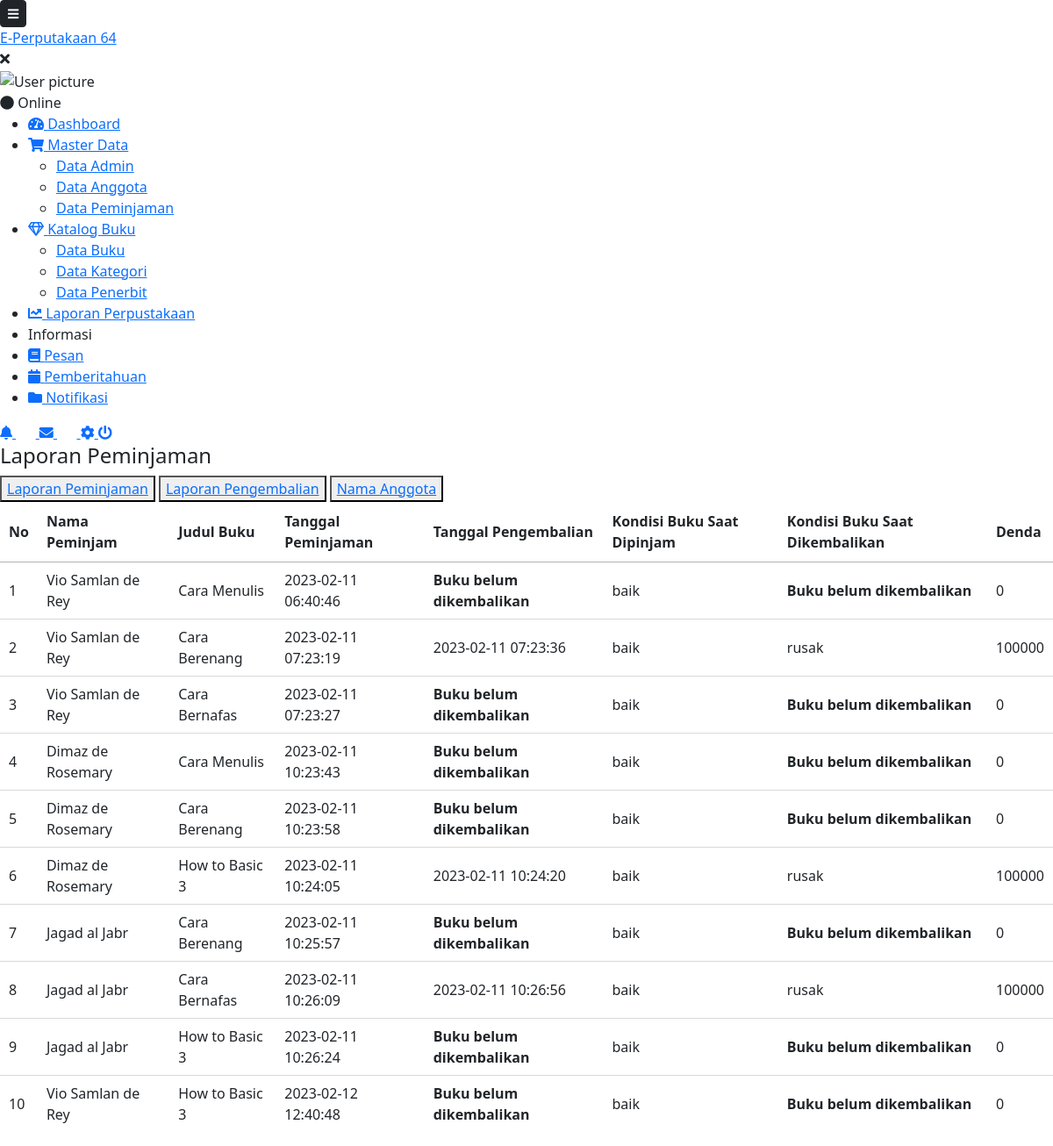
/admin/laporan_perpus/anggota.php, run on the app's committed database.
### tables this page shows
CREATE TABLE `peminjaman` (
  `id` int(11) NOT NULL,
  `id_user` int(11) NOT NULL,
  `id_buku` int(11) NOT NULL,
  `tanggal_peminjaman` datetime NOT NULL,
  `tanggal_pengembalian` datetime DEFAULT NULL,
  `kondisi_buku_saat_dipinjam` enum('baik','rusak') NOT NULL,
  `kondisi_buku_saat_dikembalikan` enum('baik','rusak') DEFAULT NULL,
  `denda` decimal(10,0) NOT NULL
);

CREATE TABLE `user` (
  `id` int(11) NOT NULL,
  `kode` varchar(100) NOT NULL,
  `nis` char(50) DEFAULT NULL,
  `fullname` varchar(50) NOT NULL,
  `username` varchar(100) NOT NULL,
  `password` text NOT NULL,
  `kelas` varchar(50) DEFAULT NULL,
  `alamat` text DEFAULT NULL,
  `verif` enum('verified','unverified') NOT NULL,
  `role` enum('admin','user') NOT NULL,
  `foto` text DEFAULT NULL,
  `join_date` datetime NOT NULL,
  `terakhir_login` datetime NOT NULL
);

CREATE TABLE `buku` (
  `id` int(11) NOT NULL,
  `judul` varchar(100) NOT NULL,
  `id_kategori` int(11) NOT NULL,
  `id_penerbit` int(11) NOT NULL,
  `tahun_terbit` year(4) NOT NULL,
  `isbn` char(20) NOT NULL,
  `j_buku_baik` int(100) NOT NULL,
  `j_buku_rusak` int(100) NOT NULL,
  `pengarang` varchar(100) NOT NULL,
  `foto` text DEFAULT NULL
);

### class/Database.php (called while the page is built, shortened)
<?php
class Database{
    private $server = "localhost";
    private $username = "root";
    private $password = "";
    private $database = "db_perpus";
    public function __construct(){
        $this->db = mysqli_connect($this->server, $this->username, $this->password, $this->database);
    }
}
?>

### class/Peminjaman.php (called while the page is built, shortened)
<?php
include_once("Database.php");
class Peminjaman extends Database
{
    public function allPinjam()
    {
        $sql = "SELECT user.fullname as nama, buku.judul as judul, peminjaman.tanggal_peminjaman, peminjaman.tanggal_pengembalian, peminjaman.kondisi_buku_saat_dipinjam, peminjaman.kondisi_buku_saat_dikembalikan, peminjaman.denda from peminjaman, user, buku where peminjaman.id_buku = buku.id and peminjaman.id_user = user.id";
        return $this->db->query($sql)->fetch_all(MYSQLI_ASSOC);
    }
}

### admin/laporan_perpus/anggota.php (the view, shortened to what this page needs)
<?php
include_once("../../class/Peminjaman.php");
$peminjaman = new Peminjaman;
$data_peminjaman = $peminjaman->allPinjam();
?>
<!DOCTYPE html>
<html lang="en">
<head>
    <?php include("../../partials/t_script_js.php") ?>
</head>
<body>
    <?php include("../../partials/sidebar_admin.php") ?>
    <div class="table">
        <h4>Laporan Peminjaman</h4>
        <button>
            <a href="http://localhost/perpus/admin/laporan_perpus/index.php">Laporan Peminjaman</a>
        </button>
        <button>
            <a href="http://localhost/perpus/admin/laporan_perpus/pengembalian.php">Laporan Pengembalian</a>
        </button>
        <button>
            <a href="http://localhost/perpus/admin/laporan_perpus/anggota.php">Nama Anggota</a>
        </button>
        <table id="jquery-tab" class='display dataTable'>
            <thead>
                <tr>
                    <th>No</th>
                    <th>Nama Peminjam</th>
                    <th>Judul Buku</th>
                    <th>Tanggal Peminjaman</th>
                    <th>Tanggal Pengembalian</th>
                    <th>Kondisi Buku Saat Dipinjam</th>
                    <th>Kondisi Buku Saat Dikembalikan</th>
                    <th>Denda</th>
                </tr>
            </thead>
            <tbody>
                <?php foreach ($data_peminjaman as $key => $p) {
                ?>
                    <tr>
                        <td><?= $key + 1 ?></td>
                        <td><?= $p["nama"] ?></td>
                        <td><?= $p["judul"] ?></td>
                        <td><?= $p["tanggal_peminjaman"] ?></td>
                        <td>
                            <?php if (empty($p["tanggal_pengembalian"])) {
                                echo "<strong>Buku belum dikembalikan</strong>";
                            } ?>
                            <?= $p["tanggal_pengembalian"]; ?>
                        </td>
                        <td><?= $p["kondisi_buku_saat_dipinjam"] ?></td>
                        <td>
                            <?php if (empty($p["kondisi_buku_saat_dikembalikan"])) {
                                echo "<strong>Buku belum dikembalikan</strong>";
                            } else {
                                echo $p["kondisi_buku_saat_dikembalikan"];
                            } ?>
                        </td>
                        <td><?= $p["denda"] ?></td>
                    </tr>
                <?php  } ?>
            </tbody>
        </table>
    </div>
</body>
</html>

### data on the page
peminjaman: id_user.fullname "Vio Samlan de Rey", id_buku.judul "Cara Menulis", tanggal_peminjaman "2023-02-11 06:40:46", shows "Buku belum dikembalikan", kondisi_buku_saat_dipinjam "baik", denda "0"
peminjaman: id_user.fullname "Vio Samlan de Rey", id_buku.judul "Cara Berenang", tanggal_peminjaman "2023-02-11 07:23:19", tanggal_pengembalian "2023-02-11 07:23:36", kondisi_buku_saat_dipinjam "baik", kondisi_buku_saat_dikembalikan "rusak", denda "100000"
peminjaman: id_user.fullname "Vio Samlan de Rey", id_buku.judul "Cara Bernafas", tanggal_peminjaman "2023-02-11 07:23:27", shows "Buku belum dikembalikan", kondisi_buku_saat_dipinjam "baik", denda "0"
peminjaman: id_user.fullname "Dimaz de Rosemary", id_buku.judul "Cara Menulis", tanggal_peminjaman "2023-02-11 10:23:43", shows "Buku belum dikembalikan", kondisi_buku_saat_dipinjam "baik", denda "0"
peminjaman: id_user.fullname "Dimaz de Rosemary", id_buku.judul "Cara Berenang", tanggal_peminjaman "2023-02-11 10:23:58", shows "Buku belum dikembalikan", kondisi_buku_saat_dipinjam "baik", denda "0"
peminjaman: id_user.fullname "Dimaz de Rosemary", id_buku.judul "How to Basic 3", tanggal_peminjaman "2023-02-11 10:24:05", tanggal_pengembalian "2023-02-11 10:24:20", kondisi_buku_saat_dipinjam "baik", kondisi_buku_saat_dikembalikan "rusak", denda "100000"
peminjaman: id_user.fullname "Jagad al Jabr", id_buku.judul "Cara Berenang", tanggal_peminjaman "2023-02-11 10:25:57", shows "Buku belum dikembalikan", kondisi_buku_saat_dipinjam "baik", denda "0"
peminjaman: id_user.fullname "Jagad al Jabr", id_buku.judul "Cara Bernafas", tanggal_peminjaman "2023-02-11 10:26:09", tanggal_pengembalian "2023-02-11 10:26:56", kondisi_buku_saat_dipinjam "baik", kondisi_buku_saat_dikembalikan "rusak", denda "100000"
peminjaman: id_user.fullname "Jagad al Jabr", id_buku.judul "How to Basic 3", tanggal_peminjaman "2023-02-11 10:26:24", shows "Buku belum dikembalikan", kondisi_buku_saat_dipinjam "baik", denda "0"
peminjaman: id_user.fullname "Vio Samlan de Rey", id_buku.judul "How to Basic 3", tanggal_peminjaman "2023-02-12 12:40:48", shows "Buku belum dikembalikan", kondisi_buku_saat_dipinjam "baik", denda "0"
